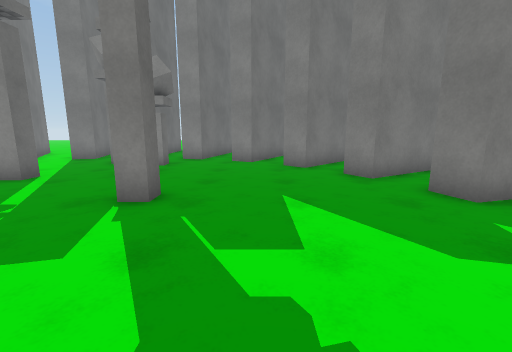
View 1 (above)

24 first-person views from a walk through a Unity game level. The camera is 1.3 m above the floor, tilts 10° down and sees 90° across. The floor is counted in squares, 1 m on a side. Each view is taken from the middle of a square. On the plan, view 1 faces up. The plan holds only what a view shows up to about 13 squares ahead; the rest is blank. The place goes on beyond the plan. Surface patterns are stand-ins for the level's own textures.

View 2
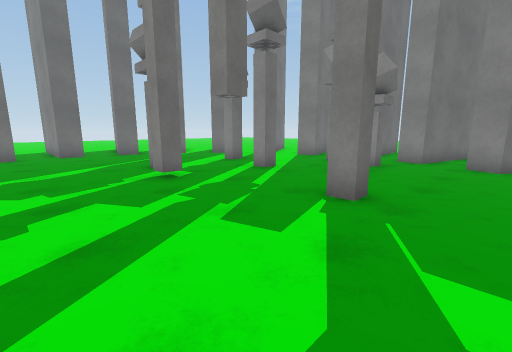

View 3
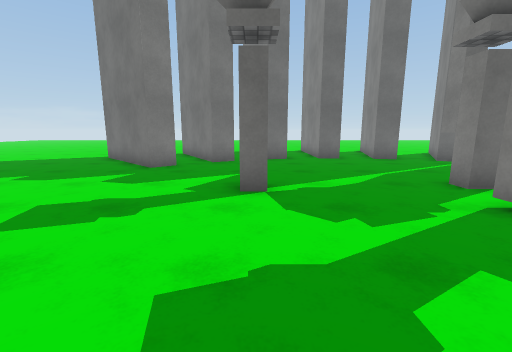

View 4
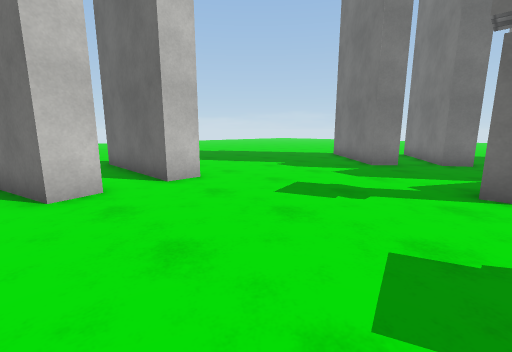

View 5
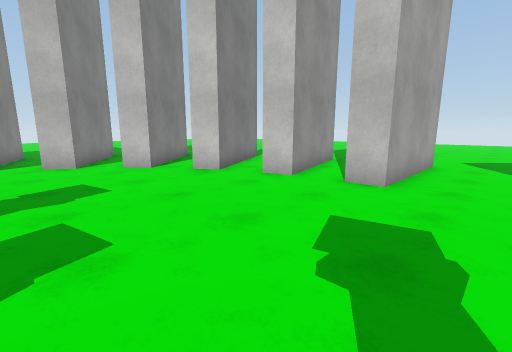

View 6
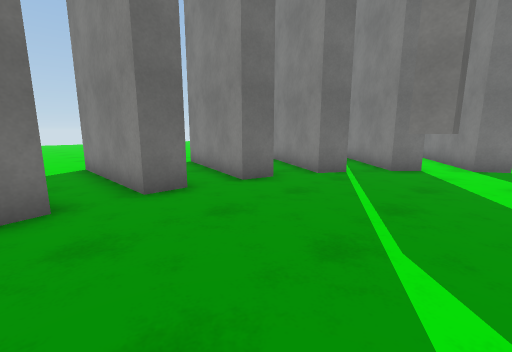

View 7
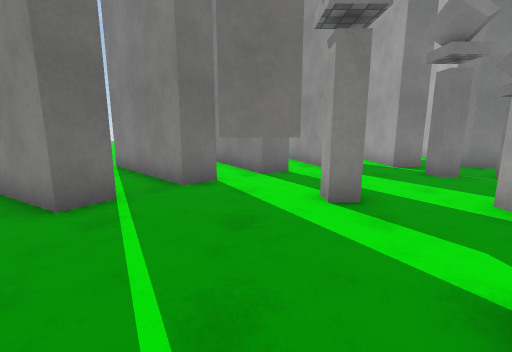

View 8
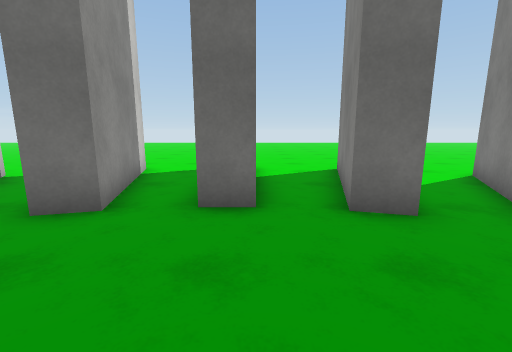

View 9
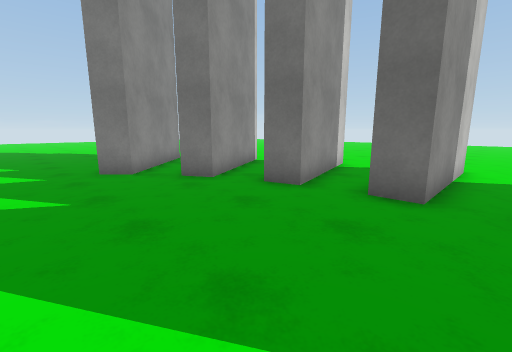

View 10
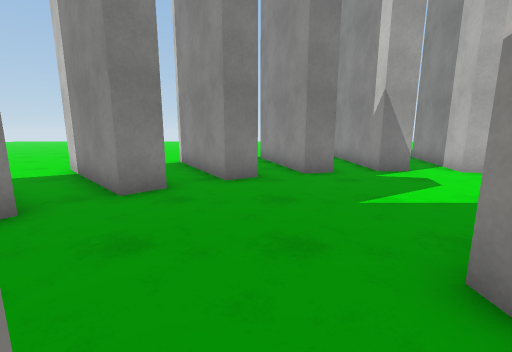

View 11
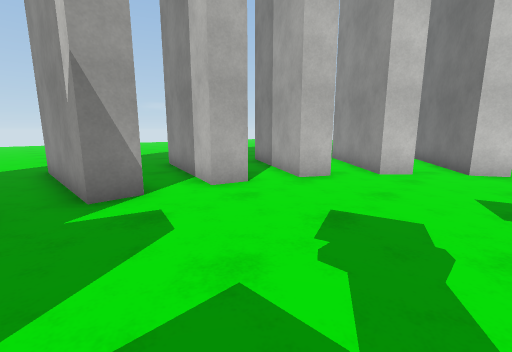

View 12
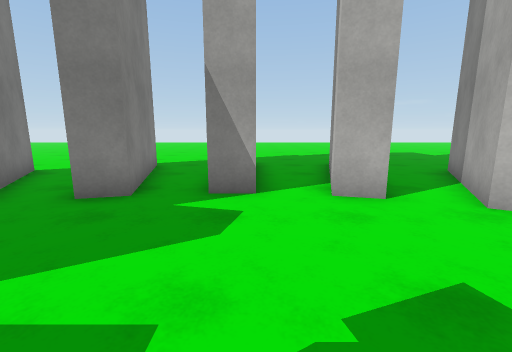

View 13
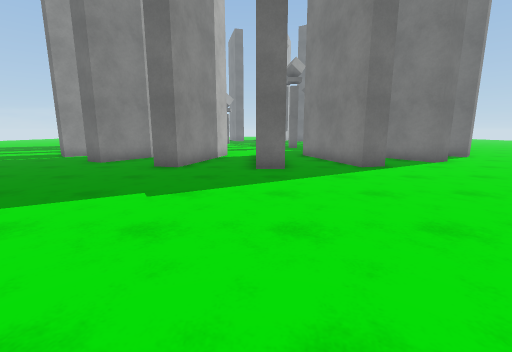

View 14
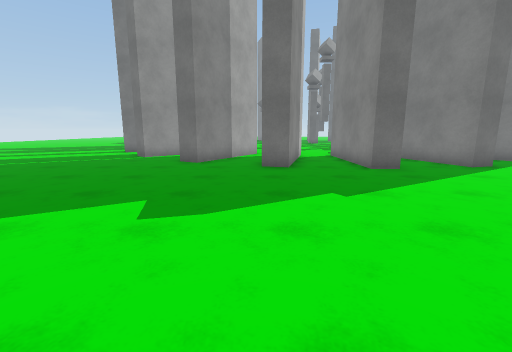

View 15
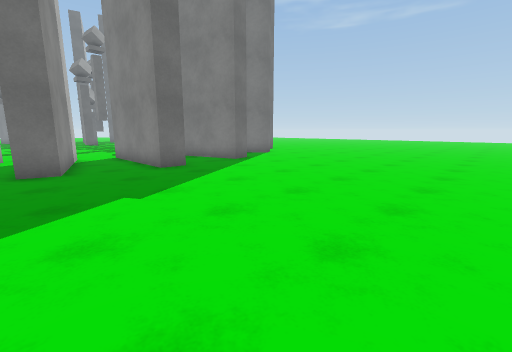

View 16
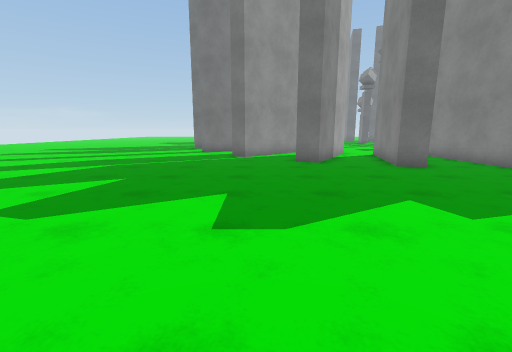

View 17
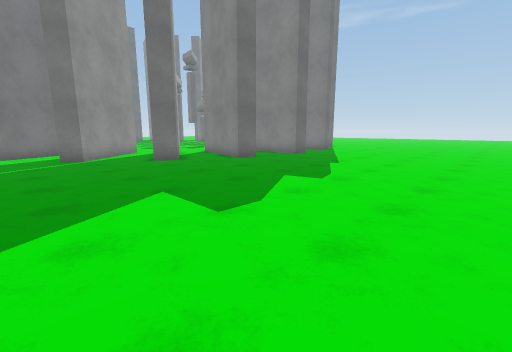

View 18
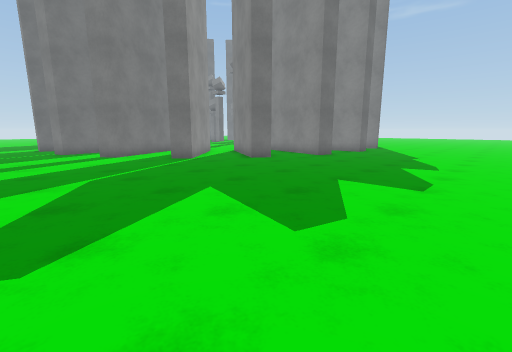

View 19
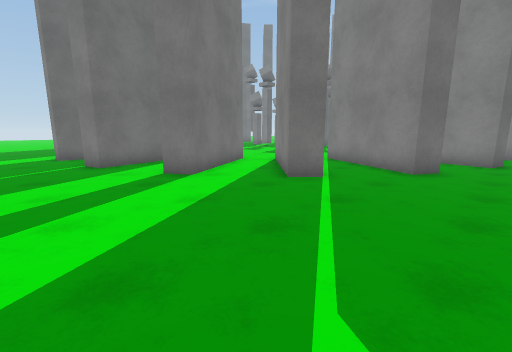

View 20
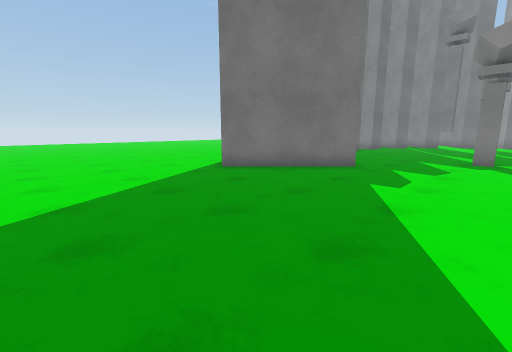

View 21
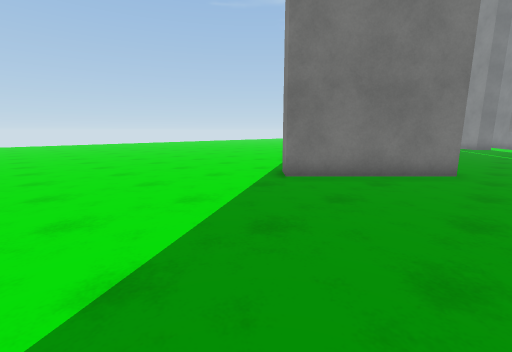

View 22
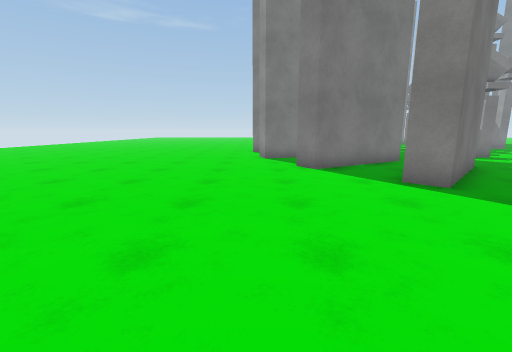

View 23
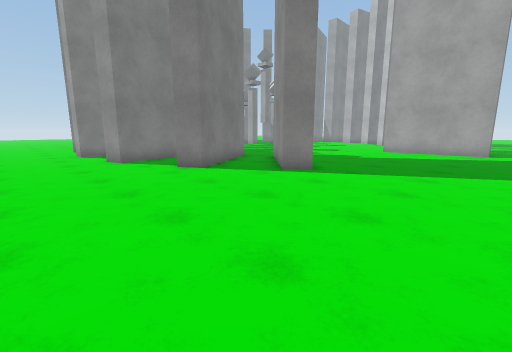

View 24
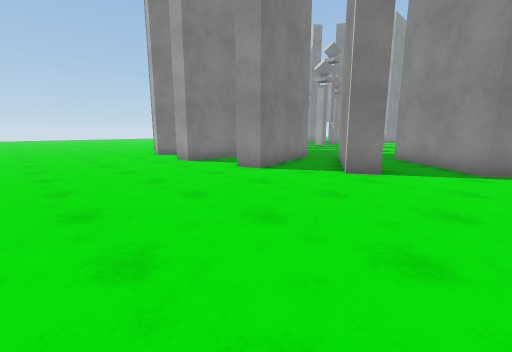

### Floor plan
Points are (right, up) in squares from view 1. A wall is a line through its corners. A room is listed if a view was taken in it or the views show most of it. See-through windows are left out.
Room 1 (views 1, 2, 3, 4, 5, 6, 7, 8, 9, 10, 11, 12, 20, 21, 22, 23, 24)
walls: (-15.3, 3) (-15.3, 2) (-20.2, 2) (-20.2, 3) (-15.3, 3); (-14.8, 5.5) (-15.1, 4.5) (-19.9, 5.9); (-15.1, 0.5) (-14.8, -0.5) (-19.6, -1.8) (-19.8, -0.8) (-15.1, 0.5); (-10.7, 5.5) (-10.7, 4.9) (-11.4, 4.9); (-13.7, 7.8) (-14.2, 7) (-18.5, 9.4); (-14.2, -2) (-13.7, -2.8) (-18, -5.3) (-18.5, -4.4) (-14.2, -2); (-8.7, 4.5) (-8.7, 3.8) (-9.2, 3.8); (-8.4, -0.8) (-8.4, -1.3) (-9.1, -1.3); (-12, 9.8) (-12.8, 9.1) (-16.3, 12.6); (-12.8, -4) (-12, -4.8) (-15.5, -8.2) (-16.2, -7.5) (-12.8, -4); (-9.9, 11.2) (-10.8, 10.7) (-11.6, 12); (-8.6, 12.1) (-9.4, 15.3); (-11.1, 13.2) (-10.6, 12.4); (-5.1, 10.2) (-5.8, 10.2) (-5.8, 10.9); (-2.4, 5.2) (-2, 5.2) (-2, 4.6) (-2.6, 4.6); (-7.9, 13.2) (-7.5, 12.1) (-8.6, 11.8); (-3.5, 10.4) (-3.5, 9.6); (-4.9, 12.3) (-6, 12.3) (-6, 14.9); (-3.5, -7.1) (-2.5, -6.8); (-2.2, 12.7) (-2.5, 11.8) (-3.4, 12.1); (-1, -6.2) (-0.2, -5.7) (0.6, -7.1); (0.6, 12) (-0.2, 10.7) (-1.1, 11.3); (-6, -12.2) (-6, -7.3) (-5, -7.3); (3.2, 6.9) (2.7, 7.8) (4.1, 8.6); (3.8, -0.6) (4.1, 0.5); (4.1, 4.5) (3.8, 5.5); (4.3, 2) (4.3, 3); (2.9, 10.1) (1.8, 9) (1.1, 9.8) (2.1, 10.8); (2.1, -5.8) (1.1, -4.8) (1.8, -4) (2.9, -5.1); (4.1, -3.6) (2.7, -2.8) (3.2, -1.9)
ways out: opening at (-5.5, -13.5) to room 2; opening at (-4, -7) to room 2; opening at (4, 2.5) to room 2; opening at (-3, 11); gap at (-5, 11)
Room 2 (views 13, 14, 15, 16, 17, 18, 19)
walls: (4.3, 3) (9.2, 3) (9.2, 2) (4.3, 2); (4.1, 0.5) (8.8, -0.8) (8.6, -1.8) (4.8, -0.8); (3.8, 5.5) (8.6, 6.8) (8.8, 5.8) (4.1, 4.5); (4.1, 8.6) (7, 10.3) (7.5, 9.4) (3.2, 6.9); (3.2, -1.9) (7.5, -4.4) (7, -5.3) (4.1, -3.6); (2.9, -5.1) (5.3, -7.5) (4.5, -8.2) (2.1, -5.8); (2.1, 10.8) (4.5, 13.2); (4.8, 13) (5.3, 12.5) (2.9, 10.1); (1.3, 13.3) (0.6, 12); (0.6, -7.1) (2.3, -10) (1.4, -10.5) (-1, -6.2); (-2.5, -6.8) (-1.2, -11.6) (-2.2, -11.8) (-3.5, -7.1); (-1.4, 15.7) (-2.2, 12.7); (-2.5, 15.7) (-2.3, 16.2); (-5, -7.3) (-5, -12.2) (-6, -12.2)
ways out: opening at (-5.5, -13.5) to room 1; opening at (-4, -7) to room 1; opening at (4, 2.5) to room 1

Where each view was taken, in squares from view 1:
view 1: 0 up, 0 right, facing up
view 2: 0 up, 0 right, facing up-left
view 3: 1 down, 3 left, facing left
view 4: 1 down, 2 left, facing down-left
view 5: 1 down, 8 left, facing down-right
view 6: 0 up, 10 left, facing up-left
view 7: 3 up, 11 left, facing up
view 8: 3 up, 11 left, facing left
view 9: 4 up, 10 left, facing down-left
view 10: 7 up, 4 left, facing right
view 11: 4 up, 1 left, facing down-right
view 12: 2 up, 1 left, facing right
view 13: 2 up, 18 right, facing left
view 14: 2 down, 18 right, facing left
view 15: 2 down, 18 right, facing up-left
view 16: 7 down, 18 right, facing left
view 17: 10 down, 18 right, facing up-left
view 18: 14 down, 16 right, facing up-left
view 19: 14 down, 9 right, facing up-left
view 20: 14 down, 8 left, facing up-left
view 21: 14 down, 11 left, facing up-left
view 22: 14 down, 20 left, facing up
view 23: 13 down, 23 left, facing up-right
view 24: 8 down, 26 left, facing up-right
